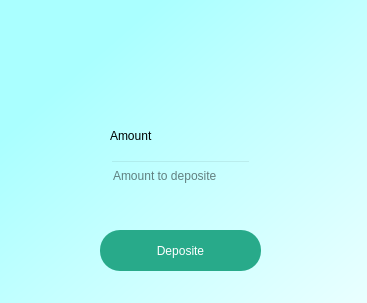
<?xml version="1.0" encoding="UTF-8"?>
<ui version="4.0">
 <class>Dialog</class>
 <widget class="QDialog" name="Dialog">
  <property name="geometry">
   <rect>
    <x>0</x>
    <y>0</y>
    <width>367</width>
    <height>303</height>
   </rect>
  </property>
  <property name="windowTitle">
   <string>Dialog</string>
  </property>
  <widget class="QWidget" name="bgwidget" native="true">
   <property name="geometry">
    <rect>
     <x>0</x>
     <y>0</y>
     <width>521</width>
     <height>411</height>
    </rect>
   </property>
   <property name="styleSheet">
    <string notr="true">QWidget#bgwidget{
background-color:qlineargradient(spread:pad, x1:0.124955, y1:0.199, x2:0.909091, y2:0.903, stop:0 rgba(170, 255, 255, 255), stop:1 rgba(255, 255, 255, 255));
}</string>
   </property>
   <widget class="QPushButton" name="pushButton">
    <property name="geometry">
     <rect>
      <x>100</x>
      <y>230</y>
      <width>161</width>
      <height>41</height>
     </rect>
    </property>
    <property name="styleSheet">
     <string notr="true">QPushButton{
border-radius : 20px;
background-color:rgb(40, 170, 138);
color:rgb(255, 255, 255);
}</string>
    </property>
    <property name="text">
     <string>Deposite</string>
    </property>
   </widget>
   <widget class="QLabel" name="label">
    <property name="geometry">
     <rect>
      <x>48</x>
      <y>40</y>
      <width>261</width>
      <height>20</height>
     </rect>
    </property>
    <property name="styleSheet">
     <string notr="true">font: 700 10pt &quot;Segoe UI&quot;;</string>
    </property>
    <property name="text">
     <string/>
    </property>
    <property name="alignment">
     <set>Qt::AlignmentFlag::AlignCenter</set>
    </property>
   </widget>
   <widget class="QLineEdit" name="lineEdit">
    <property name="geometry">
     <rect>
      <x>110</x>
      <y>160</y>
      <width>141</width>
      <height>31</height>
     </rect>
    </property>
    <property name="styleSheet">
     <string notr="true">background:transparent;</string>
    </property>
    <property name="placeholderText">
     <string>Amount to deposite</string>
    </property>
   </widget>
   <widget class="QLabel" name="label_2">
    <property name="geometry">
     <rect>
      <x>110</x>
      <y>120</y>
      <width>111</width>
      <height>31</height>
     </rect>
    </property>
    <property name="styleSheet">
     <string notr="true">font: 700 10pt &quot;Segoe UI&quot;;</string>
    </property>
    <property name="text">
     <string>Amount</string>
    </property>
    <property name="alignment">
     <set>Qt::AlignmentFlag::AlignLeading|Qt::AlignmentFlag::AlignLeft|Qt::AlignmentFlag::AlignVCenter</set>
    </property>
   </widget>
  </widget>
 </widget>
 <resources/>
 <connections/>
</ui>
